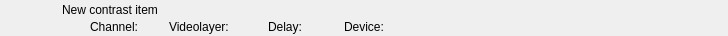
<?xml version="1.0" encoding="UTF-8"?>
<ui version="4.0">
 <class>RundownContrastWidget</class>
 <widget class="QWidget" name="RundownContrastWidget">
  <property name="geometry">
   <rect>
    <x>0</x>
    <y>0</y>
    <width>728</width>
    <height>36</height>
   </rect>
  </property>
  <layout class="QHBoxLayout" name="horizontalLayout">
   <property name="margin">
    <number>0</number>
   </property>
   <item>
    <widget class="QFrame" name="frameItem">
     <property name="sizePolicy">
      <sizepolicy hsizetype="Preferred" vsizetype="Fixed">
       <horstretch>0</horstretch>
       <verstretch>0</verstretch>
      </sizepolicy>
     </property>
     <property name="minimumSize">
      <size>
       <width>0</width>
       <height>36</height>
      </size>
     </property>
     <widget class="QLabel" name="labelThumbnail">
      <property name="geometry">
       <rect>
        <x>22</x>
        <y>2</y>
        <width>32</width>
        <height>32</height>
       </rect>
      </property>
      <property name="text">
       <string/>
      </property>
      <property name="pixmap">
       <pixmap resource="../Resource.qrc">:/Graphics/Images/Mixer.png</pixmap>
      </property>
      <property name="scaledContents">
       <bool>true</bool>
      </property>
     </widget>
     <widget class="QLabel" name="labelChannel">
      <property name="geometry">
       <rect>
        <x>90</x>
        <y>19</y>
        <width>70</width>
        <height>16</height>
       </rect>
      </property>
      <property name="text">
       <string>Channel:</string>
      </property>
     </widget>
     <widget class="QLabel" name="labelName">
      <property name="geometry">
       <rect>
        <x>62</x>
        <y>2</y>
        <width>561</width>
        <height>16</height>
       </rect>
      </property>
      <property name="text">
       <string>New contrast item</string>
      </property>
     </widget>
     <widget class="QLabel" name="labelVideolayer">
      <property name="geometry">
       <rect>
        <x>169</x>
        <y>19</y>
        <width>90</width>
        <height>16</height>
       </rect>
      </property>
      <property name="text">
       <string>Videolayer:</string>
      </property>
     </widget>
     <widget class="QLabel" name="labelColor">
      <property name="geometry">
       <rect>
        <x>0</x>
        <y>0</y>
        <width>18</width>
        <height>36</height>
       </rect>
      </property>
      <property name="text">
       <string/>
      </property>
     </widget>
     <widget class="QLabel" name="labelGroupColor">
      <property name="geometry">
       <rect>
        <x>0</x>
        <y>0</y>
        <width>6</width>
        <height>36</height>
       </rect>
      </property>
      <property name="text">
       <string/>
      </property>
     </widget>
     <widget class="QLabel" name="labelDevice">
      <property name="geometry">
       <rect>
        <x>344</x>
        <y>19</y>
        <width>332</width>
        <height>16</height>
       </rect>
      </property>
      <property name="text">
       <string>Device:</string>
      </property>
     </widget>
     <widget class="QLabel" name="labelDelay">
      <property name="geometry">
       <rect>
        <x>268</x>
        <y>19</y>
        <width>67</width>
        <height>16</height>
       </rect>
      </property>
      <property name="text">
       <string>Delay:</string>
      </property>
     </widget>
    </widget>
   </item>
   <item>
    <widget class="QLabel" name="labelGpiTriggerable">
     <property name="minimumSize">
      <size>
       <width>32</width>
       <height>32</height>
      </size>
     </property>
     <property name="maximumSize">
      <size>
       <width>32</width>
       <height>32</height>
      </size>
     </property>
     <property name="text">
      <string/>
     </property>
     <property name="pixmap">
      <pixmap resource="../Resource.qrc">:/Graphics/Images/GpiTriggerable.png</pixmap>
     </property>
    </widget>
   </item>
   <item>
    <widget class="QLabel" name="labelDisconnected">
     <property name="minimumSize">
      <size>
       <width>32</width>
       <height>32</height>
      </size>
     </property>
     <property name="maximumSize">
      <size>
       <width>32</width>
       <height>32</height>
      </size>
     </property>
     <property name="text">
      <string/>
     </property>
     <property name="pixmap">
      <pixmap resource="../Resource.qrc">:/Graphics/Images/Disconnected.png</pixmap>
     </property>
    </widget>
   </item>
   <item>
    <widget class="QLabel" name="labelActiveColor">
     <property name="minimumSize">
      <size>
       <width>2</width>
       <height>36</height>
      </size>
     </property>
     <property name="maximumSize">
      <size>
       <width>2</width>
       <height>36</height>
      </size>
     </property>
     <property name="text">
      <string/>
     </property>
    </widget>
   </item>
  </layout>
 </widget>
 <resources>
  <include location="../Resource.qrc"/>
 </resources>
 <connections/>
 <slots>
  <slot>addToCombo()</slot>
 </slots>
</ui>
